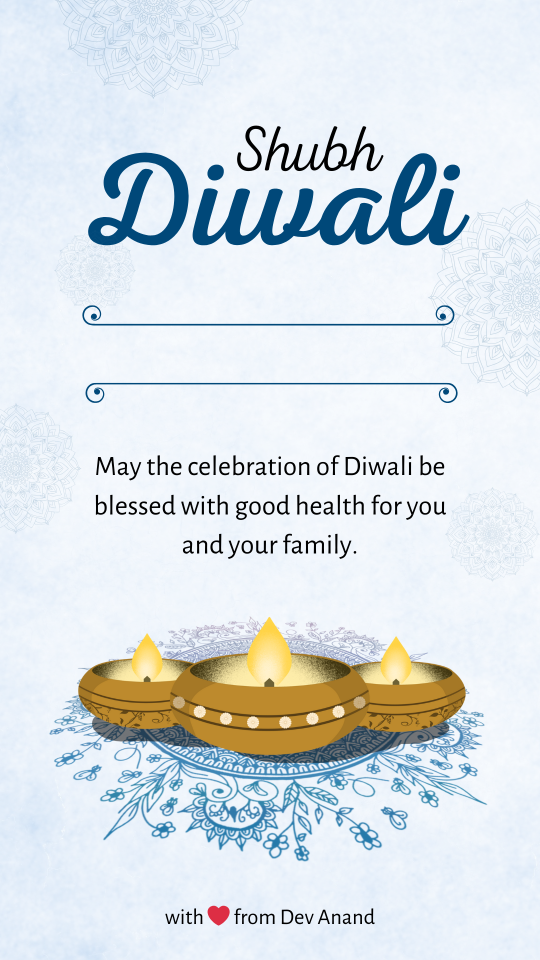
#> input picture template.png, 1080 x 1920 px (shown at 1/2 size)
$ python main.py
#> lines starting #> are read from the running program, lines starting #| are printed output that depends on the picture
from PIL import Image, ImageDraw, ImageFont
from pyfiglet import figlet_format

def main():
    print(figlet_format("Happy Diwali!", font="big"))
    template = "template.png"
    output = f"greeting.jpg"
    name = input("Here's a little surprise for you.\nPlease enter your name: ").strip().title()
#> the answer given: template.png
    create_greeting(template, output, name)

def create_greeting(template_path, output_path, name):
    # Load the template image
#> called with template_path = 'template.png', output_path = 'greeting.jpg', name = 'Template.Png'
    try:
        template = Image.open(template_path)
#> template is the input picture: PIL image 1080x1920 RGB; mean R, G, B 218.6, 225.8, 230.1
    except FileNotFoundError:
        print("Template image not found. Please check the path.")
        return

    # Set up drawing context
    draw = ImageDraw.Draw(template)

    # Define font and size
    try:
        font = ImageFont.truetype("font.ttf", 90)
    except IOError:
        print("Font file not found. Make sure you have the font file in the directory.")
        return

    # Define text content and color
    text = name
    text_color = (0, 0, 0)

    # Calculate text size and position
    text_bbox = draw.textbbox((0, 0), text, font=font)  # Get the bounding box of the text
#> text_bbox = (-1, 16, 606, 103)
    text_width = text_bbox[2] - text_bbox[0]
#> text_width = 607
    text_height = text_bbox[3] - text_bbox[1]
#> text_height = 87
    position = ((template.width - text_width) // 2, 672)
#> position = (236, 672)

    # Add text to image
    draw.text(position, text, fill=text_color, font=font)

    # Save the edited image
    template.save(output_path)
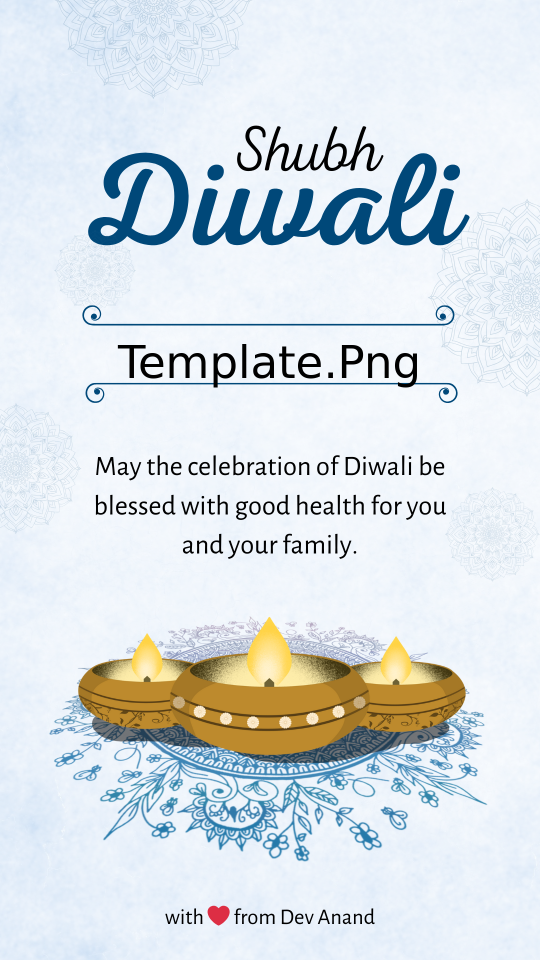
#> saved as greeting.jpg: PIL image 1080x1920 RGB (shown at 1/2 size); mean R, G, B 217.3, 224.4, 228.6

if __name__ == "__main__":
    main()
